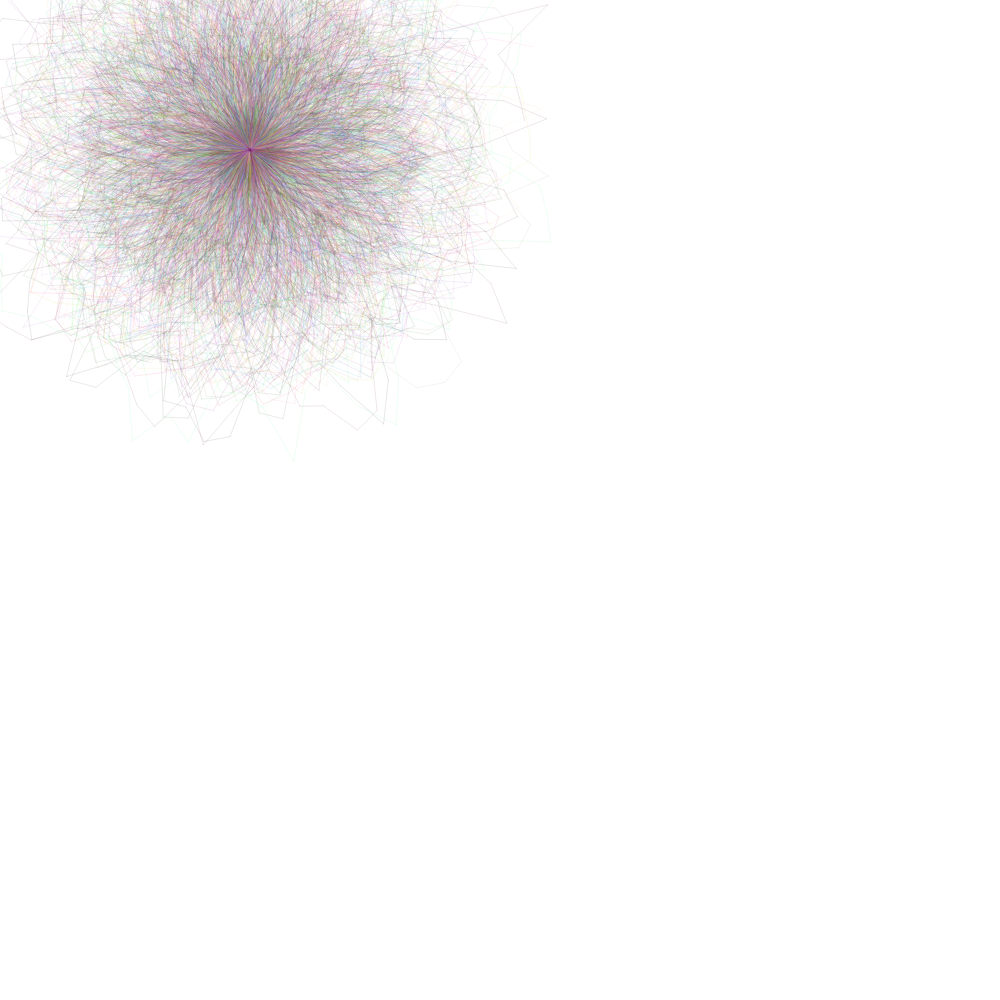
Frame 1 (no input)
Frame 60 (no input): identical to frame 1, image omitted
Frame 120 (the mouse pressed at the canvas centre since frame 60): identical to frame 1, image omitted

The p5.js sketch that drew this single still picture (run headless with seeded random() and noise() and a simulated clock; from frame 60 on, the mouse is pressed at the canvas centre):

// p5.js sketch
// ── sketch.js
let iter = 0;
function setup() {
  createCanvas(1000, 1000);
  background(255);
  strokeWeight(0.1);
  smooth();
}

function draw() {
  if (iter > 0) return;
  let x, y;
  for (let i = 0; i < 100; i++) {
    let lastx = -999, lasty = -999;
    let radiusNoise = random(10);
    let radius = 10;
    stroke(random(255), random(255), random(255));
    let startang = round(random(360));
    let endang = 1440 + round(random(1440));
    let anglestep = 5 + round(random(3));
    for (let ang = startang; ang <= endang; ang += anglestep) {
      radiusNoise += 0.5;
      radius += 0.5;
      let thisRadius = radius + (noise(radiusNoise) * 200) - 100;
      let rad = radians(ang);
      x = 250 + (thisRadius * cos(rad));
      y = 150 + (thisRadius * sin(rad));
      if (lastx > -999) {
        line(x, y, lastx, lasty);
      }
      lastx = x;
      lasty = y;
    }
  }
  iter++;
}
